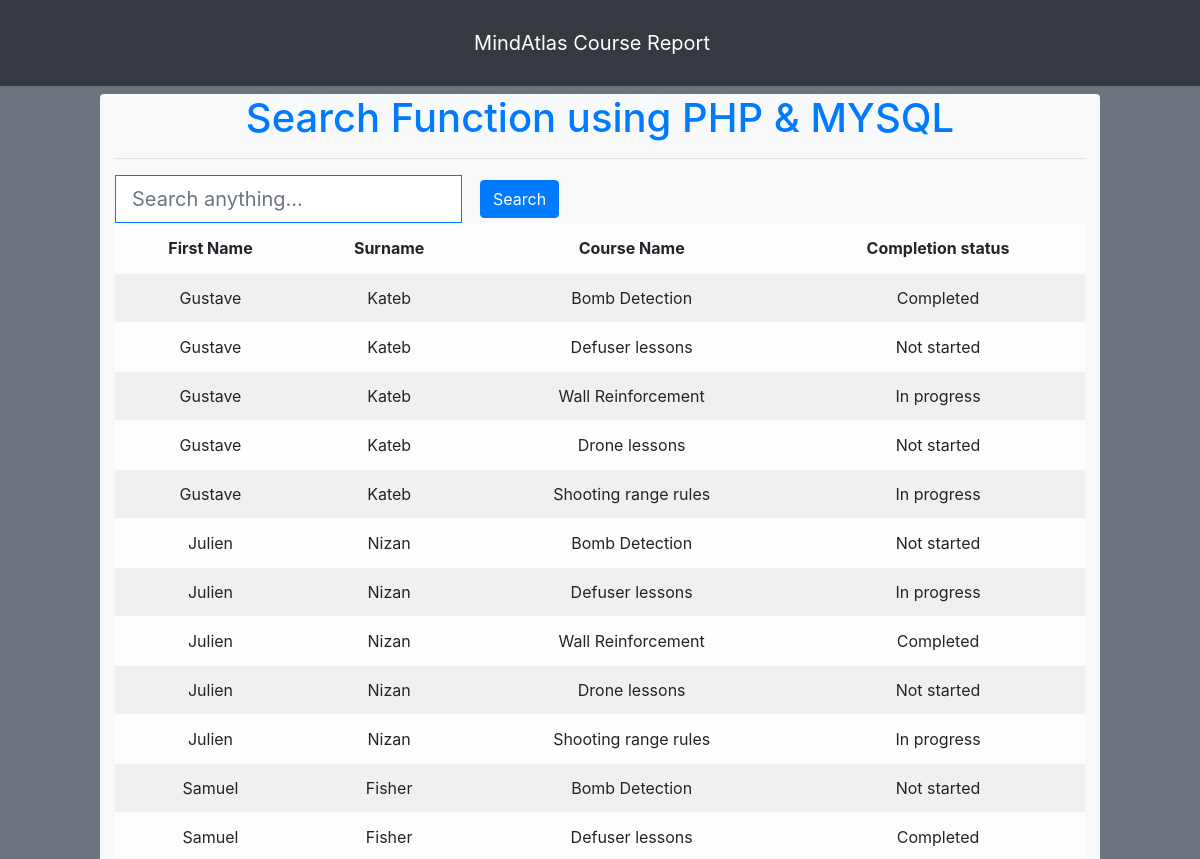
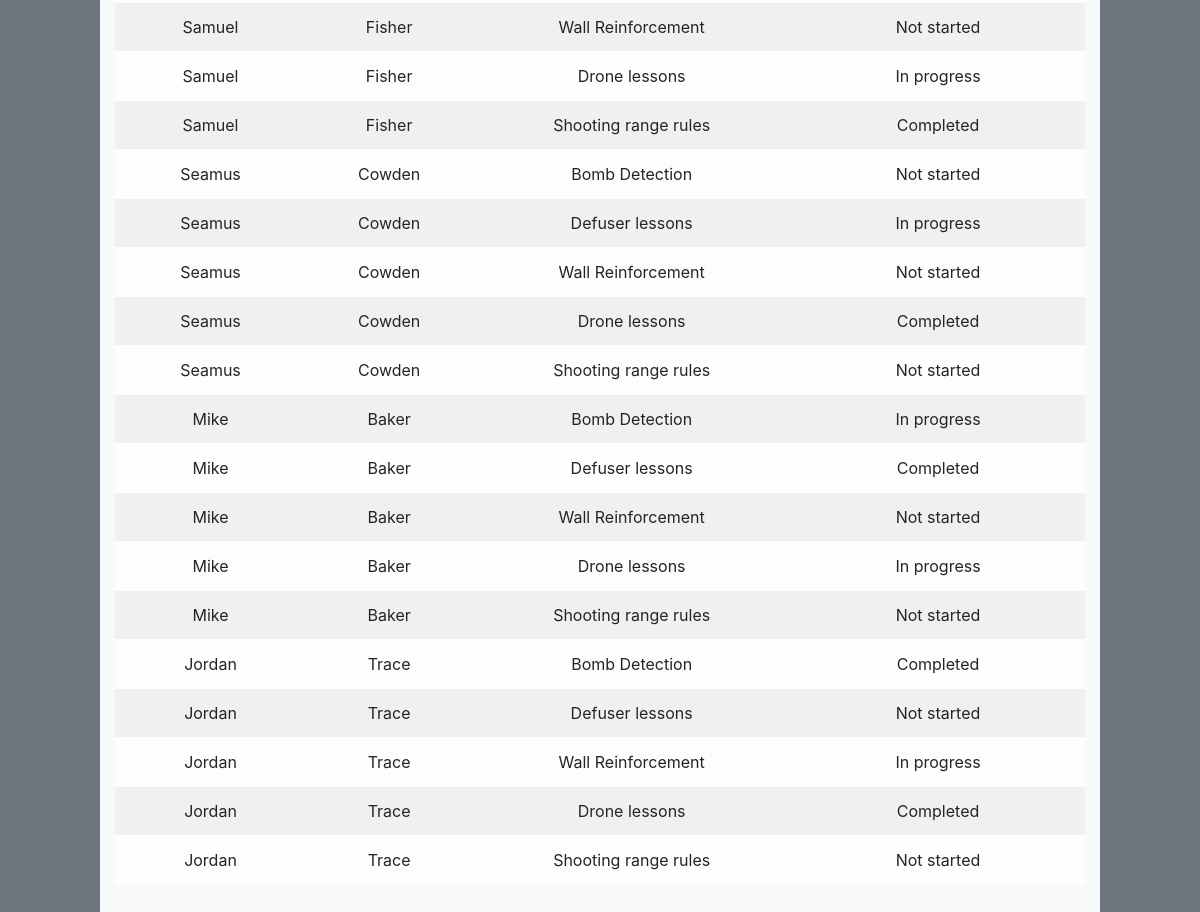
The page / on the database its author committed (2 pictures, top to bottom).
### tables this page shows
CREATE TABLE `enrolments`  (
  `enrolmentID`  int NOT NULL auto_increment,
  `userID` int,
  `courseID` int,
  `CompletionStatus` varchar(255),
  PRIMARY KEY (`enrolmentID`) USING BTREE
);

CREATE TABLE `users`  (
  `userID`  int NOT NULL auto_increment,
  `firstname` varchar(255),
  `surname` varchar(255),
  PRIMARY KEY (`userID`) USING BTREE
);

CREATE TABLE `courses`  (
  `courseID`  int NOT NULL auto_increment,
  `description` varchar(255),
  PRIMARY KEY (`courseID`) USING BTREE
);

### index.php (the view, shortened to what this page needs)
<?php
if (isset($_POST['search'])) {
    $valueToSearch = $_POST['valueToSearch'];
    $query = "SELECT users.firstname, users.surname, courses.description, enrolments.completionstatus, enrolments.enrolmentID
    FROM users
    JOIN enrolments
    ON users.userID = enrolments.userID
    JOIN courses
    on courses.courseID = enrolments.courseID
    WHERE CONCAT(`firstname`, `surname`, `description`, `completionstatus`) LIKE '%" . $valueToSearch . "%'";
    $search_result = filterTable($query);
} else {
    $query =
    "SELECT users.firstname, users.surname, courses.description, enrolments.completionstatus, enrolments.enrolmentID
    FROM users
    JOIN enrolments
    ON users.userID = enrolments.userID
    JOIN courses
    on courses.courseID = enrolments.courseID;";
    $search_result = filterTable($query);
}
function filterTable($query)
{
    include 'config.php';
    $filter_Result = mysqli_query($connect, $query);
    return $filter_Result;
}
?>
<!DOCTYPE html>
<html lang="en">
<head>
    <link rel="stylesheet" href="https://cdn.jsdelivr.net/npm/bootstrap@4.6.1/dist/css/bootstrap.min.css">
</head>
<body class="bg-secondary">
    <nav class="navbar navbar-expand-md bg-dark navbar-dark">
        <div class="navbar-header">
            <a class="navbar-brand" href="#">MindAtlas Course Report</a>
        </div>
    </nav>
    <div class="container-fluid">
        <div class="row justify-content-center">
            <div class="col-md-10 bg-light mt-2 rounded pb-3 text-primary text-center">
                <h1>Search Function using PHP & MYSQL</h1>
                <hr>
                <form action="index.php" class = "form-inline" method="post">
                    <input type="text" name="valueToSearch" class="form-control form-control-lg rounded-0 border-primary" placeholder="Search anything..."> &nbsp;&nbsp;&nbsp;&nbsp;
                    <br><br>
                    <input type="submit" class="btn btn-primary" name="search" value="Search"><br><br>
                    <table class="table table-hover table-light table-striped" id="table-data">
                        <thead>
                            <th>First Name</th>
                            <th>Surname</th>
                            <th>Course Name</th>
                            <th>Completion status</th>
                        </thead>
                    <?php while ($row = mysqli_fetch_array($search_result)) : ?>
                        <tr>
                            <td><?php echo $row['firstname']; ?></td>
                            <td><?php echo $row['surname']; ?></td>
                            <td><?php echo $row['description']; ?></td>
                            <td><?php echo $row['completionstatus']; ?></td>
                        </tr>
                    <?php endwhile; ?>
                    </table>
                </form>
            </div>
        </div>
    </div>
</body>
</html>

### index.php (style rules this page uses)
.navbar-header { float: left; padding: 15px; text-align: center; width: 100%; }
.navbar-brand { float: none; }

### rows shown on the page
enrolments: userID.firstname "Gustave", userID.surname "Kateb", courseID.description "Bomb Detection", CompletionStatus "Completed"
enrolments: userID.firstname "Gustave", userID.surname "Kateb", courseID.description "Defuser lessons", CompletionStatus "Not started"
enrolments: userID.firstname "Gustave", userID.surname "Kateb", courseID.description "Wall Reinforcement", CompletionStatus "In progress"
enrolments: userID.firstname "Gustave", userID.surname "Kateb", courseID.description "Drone lessons", CompletionStatus "Not started"
enrolments: userID.firstname "Gustave", userID.surname "Kateb", courseID.description "Shooting range rules", CompletionStatus "In progress"
enrolments: userID.firstname "Julien", userID.surname "Nizan", courseID.description "Bomb Detection", CompletionStatus "Not started"
enrolments: userID.firstname "Julien", userID.surname "Nizan", courseID.description "Defuser lessons", CompletionStatus "In progress"
enrolments: userID.firstname "Julien", userID.surname "Nizan", courseID.description "Wall Reinforcement", CompletionStatus "Completed"
enrolments: userID.firstname "Julien", userID.surname "Nizan", courseID.description "Drone lessons", CompletionStatus "Not started"
enrolments: userID.firstname "Julien", userID.surname "Nizan", courseID.description "Shooting range rules", CompletionStatus "In progress"
enrolments: userID.firstname "Samuel", userID.surname "Fisher", courseID.description "Bomb Detection", CompletionStatus "Not started"
enrolments: userID.firstname "Samuel", userID.surname "Fisher", courseID.description "Defuser lessons", CompletionStatus "Completed"
enrolments: userID.firstname "Samuel", userID.surname "Fisher", courseID.description "Wall Reinforcement", CompletionStatus "Not started"
enrolments: userID.firstname "Samuel", userID.surname "Fisher", courseID.description "Drone lessons", CompletionStatus "In progress"
enrolments: userID.firstname "Samuel", userID.surname "Fisher", courseID.description "Shooting range rules", CompletionStatus "Completed"
enrolments: userID.firstname "Seamus", userID.surname "Cowden", courseID.description "Bomb Detection", CompletionStatus "Not started"
enrolments: userID.firstname "Seamus", userID.surname "Cowden", courseID.description "Defuser lessons", CompletionStatus "In progress"
enrolments: userID.firstname "Seamus", userID.surname "Cowden", courseID.description "Wall Reinforcement", CompletionStatus "Not started"
enrolments: userID.firstname "Seamus", userID.surname "Cowden", courseID.description "Drone lessons", CompletionStatus "Completed"
enrolments: userID.firstname "Seamus", userID.surname "Cowden", courseID.description "Shooting range rules", CompletionStatus "Not started"
enrolments: userID.firstname "Mike", userID.surname "Baker", courseID.description "Bomb Detection", CompletionStatus "In progress"
enrolments: userID.firstname "Mike", userID.surname "Baker", courseID.description "Defuser lessons", CompletionStatus "Completed"
enrolments: userID.firstname "Mike", userID.surname "Baker", courseID.description "Wall Reinforcement", CompletionStatus "Not started"
enrolments: userID.firstname "Mike", userID.surname "Baker", courseID.description "Drone lessons", CompletionStatus "In progress"
enrolments: userID.firstname "Mike", userID.surname "Baker", courseID.description "Shooting range rules", CompletionStatus "Not started"
enrolments: userID.firstname "Jordan", userID.surname "Trace", courseID.description "Bomb Detection", CompletionStatus "Completed"
enrolments: userID.firstname "Jordan", userID.surname "Trace", courseID.description "Defuser lessons", CompletionStatus "Not started"
enrolments: userID.firstname "Jordan", userID.surname "Trace", courseID.description "Wall Reinforcement", CompletionStatus "In progress"
enrolments: userID.firstname "Jordan", userID.surname "Trace", courseID.description "Drone lessons", CompletionStatus "Completed"
enrolments: userID.firstname "Jordan", userID.surname "Trace", courseID.description "Shooting range rules", CompletionStatus "Not started"
